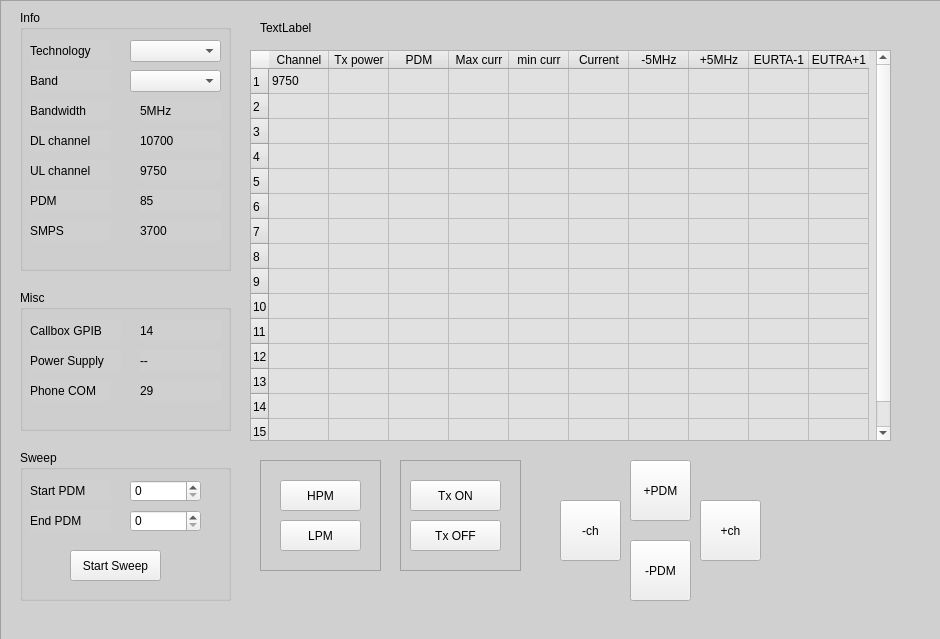
<?xml version="1.0" encoding="UTF-8"?>
<ui version="4.0">
 <class>mainDialog</class>
 <widget class="QDialog" name="mainDialog">
  <property name="geometry">
   <rect>
    <x>0</x>
    <y>0</y>
    <width>940</width>
    <height>639</height>
   </rect>
  </property>
  <property name="windowTitle">
   <string>RF Tuning Tool</string>
  </property>
  <property name="styleSheet">
   <string notr="true"/>
  </property>
  <widget class="QFrame" name="frame">
   <property name="geometry">
    <rect>
     <x>0</x>
     <y>0</y>
     <width>941</width>
     <height>641</height>
    </rect>
   </property>
   <property name="styleSheet">
    <string notr="true">
QFrame{
font: 12pt &quot;Calibri&quot;;
background-color: rgb(208, 208, 208);
}


QLabel{

}
QToolButton{
font: 12pt &quot;Calibri&quot;;
}</string>
   </property>
   <property name="frameShape">
    <enum>QFrame::StyledPanel</enum>
   </property>
   <property name="frameShadow">
    <enum>QFrame::Raised</enum>
   </property>
   <widget class="QGroupBox" name="groupBoxInfo">
    <property name="geometry">
     <rect>
      <x>20</x>
      <y>10</y>
      <width>211</width>
      <height>261</height>
     </rect>
    </property>
    <property name="styleSheet">
     <string notr="true">font: 12pt &quot;Calibri&quot;;</string>
    </property>
    <property name="title">
     <string>Info</string>
    </property>
    <property name="flat">
     <bool>false</bool>
    </property>
    <widget class="QLabel" name="qlTech">
     <property name="geometry">
      <rect>
       <x>10</x>
       <y>30</y>
       <width>81</width>
       <height>21</height>
      </rect>
     </property>
     <property name="text">
      <string>Technology</string>
     </property>
    </widget>
    <widget class="QComboBox" name="comboBoxTech">
     <property name="geometry">
      <rect>
       <x>110</x>
       <y>30</y>
       <width>91</width>
       <height>22</height>
      </rect>
     </property>
    </widget>
    <widget class="QLabel" name="qlBand">
     <property name="geometry">
      <rect>
       <x>10</x>
       <y>60</y>
       <width>81</width>
       <height>21</height>
      </rect>
     </property>
     <property name="text">
      <string>Band</string>
     </property>
    </widget>
    <widget class="QComboBox" name="comboBoxBand">
     <property name="geometry">
      <rect>
       <x>110</x>
       <y>60</y>
       <width>91</width>
       <height>22</height>
      </rect>
     </property>
    </widget>
    <widget class="QLabel" name="qlDLchTitle">
     <property name="geometry">
      <rect>
       <x>10</x>
       <y>120</y>
       <width>81</width>
       <height>21</height>
      </rect>
     </property>
     <property name="text">
      <string>DL channel</string>
     </property>
    </widget>
    <widget class="QLabel" name="qlULchTitle">
     <property name="geometry">
      <rect>
       <x>10</x>
       <y>150</y>
       <width>81</width>
       <height>21</height>
      </rect>
     </property>
     <property name="text">
      <string>UL channel</string>
     </property>
    </widget>
    <widget class="QLabel" name="qlPDMTitle">
     <property name="geometry">
      <rect>
       <x>10</x>
       <y>180</y>
       <width>81</width>
       <height>21</height>
      </rect>
     </property>
     <property name="text">
      <string>PDM</string>
     </property>
    </widget>
    <widget class="QLabel" name="qlSMPSTitle">
     <property name="geometry">
      <rect>
       <x>10</x>
       <y>210</y>
       <width>81</width>
       <height>21</height>
      </rect>
     </property>
     <property name="text">
      <string>SMPS</string>
     </property>
    </widget>
    <widget class="QLabel" name="qlBWTitle">
     <property name="geometry">
      <rect>
       <x>10</x>
       <y>90</y>
       <width>81</width>
       <height>21</height>
      </rect>
     </property>
     <property name="text">
      <string>Bandwidth</string>
     </property>
    </widget>
    <widget class="QLabel" name="qlBW">
     <property name="geometry">
      <rect>
       <x>120</x>
       <y>90</y>
       <width>81</width>
       <height>21</height>
      </rect>
     </property>
     <property name="styleSheet">
      <string notr="true"/>
     </property>
     <property name="text">
      <string>5MHz</string>
     </property>
    </widget>
    <widget class="QLabel" name="qlDLch">
     <property name="geometry">
      <rect>
       <x>120</x>
       <y>120</y>
       <width>81</width>
       <height>21</height>
      </rect>
     </property>
     <property name="text">
      <string>10700</string>
     </property>
    </widget>
    <widget class="QLabel" name="qlULch">
     <property name="geometry">
      <rect>
       <x>120</x>
       <y>150</y>
       <width>81</width>
       <height>21</height>
      </rect>
     </property>
     <property name="text">
      <string>9750</string>
     </property>
    </widget>
    <widget class="QLabel" name="qlPDM">
     <property name="geometry">
      <rect>
       <x>120</x>
       <y>180</y>
       <width>81</width>
       <height>21</height>
      </rect>
     </property>
     <property name="text">
      <string>85</string>
     </property>
    </widget>
    <widget class="QLabel" name="qlSMPS">
     <property name="geometry">
      <rect>
       <x>120</x>
       <y>210</y>
       <width>81</width>
       <height>21</height>
      </rect>
     </property>
     <property name="text">
      <string>3700</string>
     </property>
    </widget>
   </widget>
   <widget class="QGroupBox" name="groupBoxSweep">
    <property name="geometry">
     <rect>
      <x>20</x>
      <y>450</y>
      <width>211</width>
      <height>151</height>
     </rect>
    </property>
    <property name="styleSheet">
     <string notr="true">font: 12pt &quot;Calibri&quot;;</string>
    </property>
    <property name="title">
     <string>Sweep</string>
    </property>
    <widget class="QLabel" name="qlSweepPDMStart">
     <property name="geometry">
      <rect>
       <x>10</x>
       <y>30</y>
       <width>81</width>
       <height>21</height>
      </rect>
     </property>
     <property name="text">
      <string>Start PDM</string>
     </property>
    </widget>
    <widget class="QLabel" name="qlSweepPDMEnd">
     <property name="geometry">
      <rect>
       <x>10</x>
       <y>60</y>
       <width>81</width>
       <height>21</height>
      </rect>
     </property>
     <property name="text">
      <string>End PDM</string>
     </property>
    </widget>
    <widget class="QSpinBox" name="spinBoxPDMStart">
     <property name="geometry">
      <rect>
       <x>110</x>
       <y>30</y>
       <width>71</width>
       <height>22</height>
      </rect>
     </property>
    </widget>
    <widget class="QSpinBox" name="spinBoxPDMEnd">
     <property name="geometry">
      <rect>
       <x>110</x>
       <y>60</y>
       <width>71</width>
       <height>22</height>
      </rect>
     </property>
    </widget>
    <widget class="QToolButton" name="btnStartSweep">
     <property name="geometry">
      <rect>
       <x>50</x>
       <y>100</y>
       <width>91</width>
       <height>31</height>
      </rect>
     </property>
     <property name="text">
      <string>Start Sweep</string>
     </property>
    </widget>
   </widget>
   <widget class="QToolButton" name="btnChMinus">
    <property name="geometry">
     <rect>
      <x>560</x>
      <y>500</y>
      <width>61</width>
      <height>61</height>
     </rect>
    </property>
    <property name="text">
     <string>-ch</string>
    </property>
    <property name="icon">
     <iconset resource="icon.qrc">
      <normaloff>:/icon/left.png</normaloff>:/icon/left.png</iconset>
    </property>
    <property name="iconSize">
     <size>
      <width>32</width>
      <height>32</height>
     </size>
    </property>
    <property name="shortcut">
     <string>Left</string>
    </property>
    <property name="toolButtonStyle">
     <enum>Qt::ToolButtonTextUnderIcon</enum>
    </property>
   </widget>
   <widget class="QToolButton" name="btnPDMPlus">
    <property name="geometry">
     <rect>
      <x>630</x>
      <y>460</y>
      <width>61</width>
      <height>61</height>
     </rect>
    </property>
    <property name="text">
     <string>+PDM</string>
    </property>
    <property name="icon">
     <iconset resource="icon.qrc">
      <normaloff>:/icon/up.png</normaloff>:/icon/up.png</iconset>
    </property>
    <property name="iconSize">
     <size>
      <width>32</width>
      <height>32</height>
     </size>
    </property>
    <property name="shortcut">
     <string>Up</string>
    </property>
    <property name="toolButtonStyle">
     <enum>Qt::ToolButtonTextUnderIcon</enum>
    </property>
   </widget>
   <widget class="QToolButton" name="btnChPlus">
    <property name="geometry">
     <rect>
      <x>700</x>
      <y>500</y>
      <width>61</width>
      <height>61</height>
     </rect>
    </property>
    <property name="text">
     <string>+ch</string>
    </property>
    <property name="icon">
     <iconset resource="icon.qrc">
      <normaloff>:/icon/right.png</normaloff>:/icon/right.png</iconset>
    </property>
    <property name="iconSize">
     <size>
      <width>32</width>
      <height>32</height>
     </size>
    </property>
    <property name="shortcut">
     <string>Right</string>
    </property>
    <property name="toolButtonStyle">
     <enum>Qt::ToolButtonTextUnderIcon</enum>
    </property>
   </widget>
   <widget class="QToolButton" name="btnPDMMinus">
    <property name="geometry">
     <rect>
      <x>630</x>
      <y>540</y>
      <width>61</width>
      <height>61</height>
     </rect>
    </property>
    <property name="text">
     <string>-PDM</string>
    </property>
    <property name="icon">
     <iconset resource="icon.qrc">
      <normaloff>:/icon/down.png</normaloff>:/icon/down.png</iconset>
    </property>
    <property name="iconSize">
     <size>
      <width>32</width>
      <height>32</height>
     </size>
    </property>
    <property name="shortcut">
     <string>Down</string>
    </property>
    <property name="toolButtonStyle">
     <enum>Qt::ToolButtonTextUnderIcon</enum>
    </property>
   </widget>
   <widget class="QGroupBox" name="groupBoxMisc">
    <property name="geometry">
     <rect>
      <x>20</x>
      <y>290</y>
      <width>211</width>
      <height>141</height>
     </rect>
    </property>
    <property name="styleSheet">
     <string notr="true">font: 12pt &quot;Calibri&quot;;</string>
    </property>
    <property name="title">
     <string>Misc</string>
    </property>
    <widget class="QLabel" name="qlGPIBTitle">
     <property name="geometry">
      <rect>
       <x>10</x>
       <y>30</y>
       <width>91</width>
       <height>21</height>
      </rect>
     </property>
     <property name="text">
      <string>Callbox GPIB</string>
     </property>
    </widget>
    <widget class="QLabel" name="qlCOMTitle">
     <property name="geometry">
      <rect>
       <x>10</x>
       <y>90</y>
       <width>81</width>
       <height>21</height>
      </rect>
     </property>
     <property name="text">
      <string>Phone COM</string>
     </property>
    </widget>
    <widget class="QLabel" name="qlGPIB">
     <property name="geometry">
      <rect>
       <x>120</x>
       <y>30</y>
       <width>81</width>
       <height>21</height>
      </rect>
     </property>
     <property name="text">
      <string>14</string>
     </property>
    </widget>
    <widget class="QLabel" name="qlCOM">
     <property name="geometry">
      <rect>
       <x>120</x>
       <y>90</y>
       <width>81</width>
       <height>21</height>
      </rect>
     </property>
     <property name="text">
      <string>29</string>
     </property>
    </widget>
    <widget class="QLabel" name="qlGPIBTitle_2">
     <property name="geometry">
      <rect>
       <x>10</x>
       <y>60</y>
       <width>91</width>
       <height>21</height>
      </rect>
     </property>
     <property name="text">
      <string>Power Supply</string>
     </property>
    </widget>
    <widget class="QLabel" name="qlGPIB_2">
     <property name="geometry">
      <rect>
       <x>120</x>
       <y>60</y>
       <width>81</width>
       <height>21</height>
      </rect>
     </property>
     <property name="text">
      <string>--</string>
     </property>
    </widget>
   </widget>
   <widget class="QFrame" name="frame_2">
    <property name="geometry">
     <rect>
      <x>260</x>
      <y>460</y>
      <width>121</width>
      <height>111</height>
     </rect>
    </property>
    <property name="frameShape">
     <enum>QFrame::StyledPanel</enum>
    </property>
    <property name="frameShadow">
     <enum>QFrame::Raised</enum>
    </property>
    <widget class="QToolButton" name="btnHPM">
     <property name="geometry">
      <rect>
       <x>20</x>
       <y>20</y>
       <width>81</width>
       <height>31</height>
      </rect>
     </property>
     <property name="text">
      <string>HPM</string>
     </property>
     <property name="checkable">
      <bool>true</bool>
     </property>
     <property name="autoExclusive">
      <bool>true</bool>
     </property>
    </widget>
    <widget class="QToolButton" name="btnLPM">
     <property name="geometry">
      <rect>
       <x>20</x>
       <y>60</y>
       <width>81</width>
       <height>31</height>
      </rect>
     </property>
     <property name="text">
      <string>LPM</string>
     </property>
     <property name="checkable">
      <bool>true</bool>
     </property>
     <property name="autoExclusive">
      <bool>true</bool>
     </property>
    </widget>
   </widget>
   <widget class="QFrame" name="frame_3">
    <property name="geometry">
     <rect>
      <x>400</x>
      <y>460</y>
      <width>121</width>
      <height>111</height>
     </rect>
    </property>
    <property name="frameShape">
     <enum>QFrame::StyledPanel</enum>
    </property>
    <property name="frameShadow">
     <enum>QFrame::Raised</enum>
    </property>
    <widget class="QToolButton" name="btnTxOff">
     <property name="geometry">
      <rect>
       <x>10</x>
       <y>60</y>
       <width>91</width>
       <height>31</height>
      </rect>
     </property>
     <property name="text">
      <string>Tx OFF</string>
     </property>
     <property name="checkable">
      <bool>true</bool>
     </property>
     <property name="autoExclusive">
      <bool>true</bool>
     </property>
    </widget>
    <widget class="QToolButton" name="btnTxOn">
     <property name="geometry">
      <rect>
       <x>10</x>
       <y>20</y>
       <width>91</width>
       <height>31</height>
      </rect>
     </property>
     <property name="text">
      <string>Tx ON</string>
     </property>
     <property name="checkable">
      <bool>true</bool>
     </property>
     <property name="autoExclusive">
      <bool>true</bool>
     </property>
    </widget>
   </widget>
   <widget class="QTableWidget" name="tableWidget">
    <property name="geometry">
     <rect>
      <x>250</x>
      <y>50</y>
      <width>641</width>
      <height>391</height>
     </rect>
    </property>
    <property name="contextMenuPolicy">
     <enum>Qt::CustomContextMenu</enum>
    </property>
    <property name="styleSheet">
     <string notr="true">font: 10pt &quot;Calibri&quot;;
background-color: rgb(225, 225, 225);</string>
    </property>
    <property name="rowCount">
     <number>15</number>
    </property>
    <property name="columnCount">
     <number>10</number>
    </property>
    <attribute name="horizontalHeaderCascadingSectionResizes">
     <bool>false</bool>
    </attribute>
    <attribute name="horizontalHeaderDefaultSectionSize">
     <number>60</number>
    </attribute>
    <attribute name="verticalHeaderVisible">
     <bool>true</bool>
    </attribute>
    <attribute name="verticalHeaderDefaultSectionSize">
     <number>25</number>
    </attribute>
    <row/>
    <row/>
    <row/>
    <row/>
    <row/>
    <row/>
    <row/>
    <row/>
    <row/>
    <row/>
    <row/>
    <row/>
    <row/>
    <row/>
    <row/>
    <column>
     <property name="text">
      <string>Channel</string>
     </property>
    </column>
    <column>
     <property name="text">
      <string>Tx power</string>
     </property>
    </column>
    <column>
     <property name="text">
      <string>PDM</string>
     </property>
    </column>
    <column>
     <property name="text">
      <string>Max curr</string>
     </property>
    </column>
    <column>
     <property name="text">
      <string>min curr</string>
     </property>
    </column>
    <column>
     <property name="text">
      <string>Current</string>
     </property>
    </column>
    <column>
     <property name="text">
      <string>-5MHz</string>
     </property>
    </column>
    <column>
     <property name="text">
      <string>+5MHz</string>
     </property>
    </column>
    <column>
     <property name="text">
      <string>EURTA-1</string>
     </property>
    </column>
    <column>
     <property name="text">
      <string>EUTRA+1</string>
     </property>
    </column>
    <item row="0" column="0">
     <property name="text">
      <string>9750</string>
     </property>
    </item>
   </widget>
   <widget class="QLabel" name="qlMessage">
    <property name="geometry">
     <rect>
      <x>260</x>
      <y>20</y>
      <width>591</width>
      <height>16</height>
     </rect>
    </property>
    <property name="text">
     <string>TextLabel</string>
    </property>
   </widget>
  </widget>
  <action name="actionCopy">
   <property name="text">
    <string>Copy</string>
   </property>
   <property name="shortcut">
    <string>Ctrl+C</string>
   </property>
  </action>
 </widget>
 <tabstops>
  <tabstop>comboBoxTech</tabstop>
  <tabstop>comboBoxBand</tabstop>
  <tabstop>spinBoxPDMStart</tabstop>
  <tabstop>spinBoxPDMEnd</tabstop>
  <tabstop>btnStartSweep</tabstop>
  <tabstop>btnHPM</tabstop>
  <tabstop>btnLPM</tabstop>
  <tabstop>btnTxOn</tabstop>
  <tabstop>btnTxOff</tabstop>
  <tabstop>btnChMinus</tabstop>
  <tabstop>btnChPlus</tabstop>
  <tabstop>btnPDMPlus</tabstop>
  <tabstop>btnPDMMinus</tabstop>
 </tabstops>
 <resources>
  <include location="icon.qrc"/>
 </resources>
 <connections/>
</ui>
